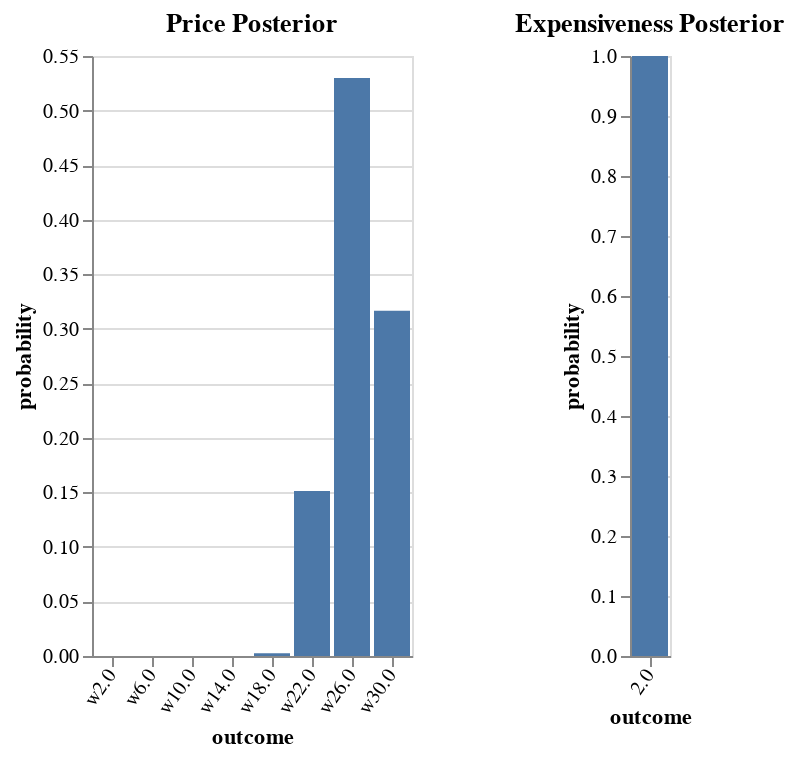

Notebook code for this chart:
### Code cell
vlShow . sidewaysDists <$> sequence
  [ titled "Price Posterior"         . barFromDist <$> enumD (fst <$> listener2 UExp 2)
  , titled "Expensiveness Posterior" . barFromDist <$> enumD (snd <$> listener2 UExp 2)
  -- , titled "Cheapness Posterior"     . barFromDist $ enumD (snd . snd <$> listener2 UExp)
  ]

### Figure 1 — Vega-Lite specification as saved in the notebook (floating-point values rounded to 4 significant figures)
{"$schema": "https://vega.github.io/schema/vega-lite/v3.json", "hconcat": [{"$schema": "https://vega.github.io/schema/vega-lite/v3.json", "layer": [{"$schema": "https://vega.github.io/schema/vega-lite/v3.json", "data": {"values": [{"outcome": "w2.0", "probability": 2.771e-09}, {"outcome": "w6.0", "probability": 1.368e-07}, {"outcome": "w10.0", "probability": 2.433e-06}, {"outcome": "w14.0", "probability": 4.957e-05}, {"outcome": "w18.0", "probability": 0.00241}, {"outcome": "w22.0", "probability": 0.1512}, {"outcome": "w26.0", "probability": 0.5298}, {"outcome": "w30.0", "probability": 0.3165}]}, "description": "", "encoding": {"x": {"axis": {"labelAngle": -55}, "field": "outcome", "scale": {"rangeStep": 30}, "sort": null, "type": "ordinal"}, "y": {"field": "probability", "type": "quantitative"}}, "mark": "bar"}], "title": "Price Posterior"}, {"$schema": "https://vega.github.io/schema/vega-lite/v3.json", "layer": [{"$schema": "https://vega.github.io/schema/vega-lite/v3.json", "data": {"values": [{"outcome": "2.0", "probability": 1}]}, "description": "", "encoding": {"x": {"axis": {"labelAngle": -55}, "field": "outcome", "scale": {"rangeStep": 30}, "sort": null, "type": "ordinal"}, "y": {"field": "probability", "type": "quantitative"}}, "mark": "bar"}], "title": "Expensiveness Posterior"}], "spacing": 50}
